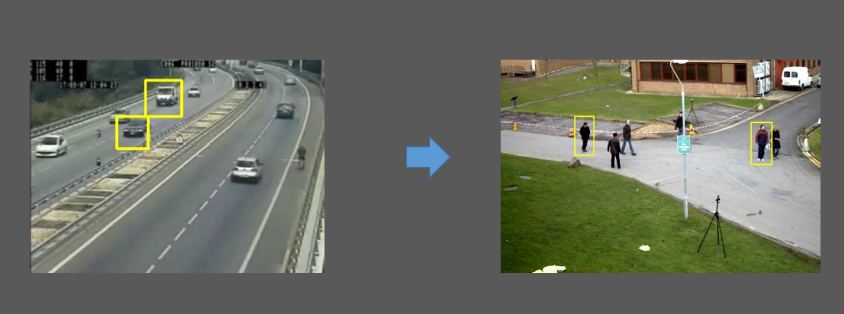
#> input picture Project3.png, 1688 x 627 px, given in place of walking.avi, which was not available (shown at 1/2 size)
$ jupyter execute 'Car & Pedestrian Detection.ipynb'   (text cells are left out)
#> lines starting #> are read from the running program, lines starting #| are printed output that depends on the picture; after the words box and inside, x2 and y2 are one past the last pixel; in counts of white or black regions, pixels touching at a corner belong together; pictures that were not available may be replaced by others from this repository, and a replacement may not be noted
[cell 1]
import sys
print(sys.executable)

[cell 2]
import cv2
import numpy as np

# Create our body classifier
body_classifier = cv2.CascadeClassifier('Haarcascades/haarcascade_fullbody.xml')

# Initiate video capture for video file
cap = cv2.VideoCapture('images/walking.avi')

# Loop once video is successfully loaded
while cap.isOpened():

    # Read first frame
    ret, frame = cap.read()
#> frame is the input picture: shape (627, 1688, 3); mean B, G, R 96.9, 107.7, 104.9
    frame = cv2.resize(frame, None,fx=0.5, fy=0.5, interpolation = cv2.INTER_LINEAR)
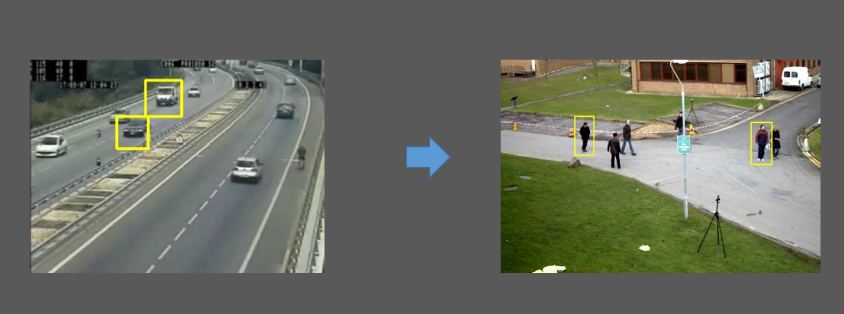
#> frame: shape (314, 844, 3); mean B, G, R 96.9, 107.8, 104.9

    gray = cv2.cvtColor(frame, cv2.COLOR_BGR2GRAY)
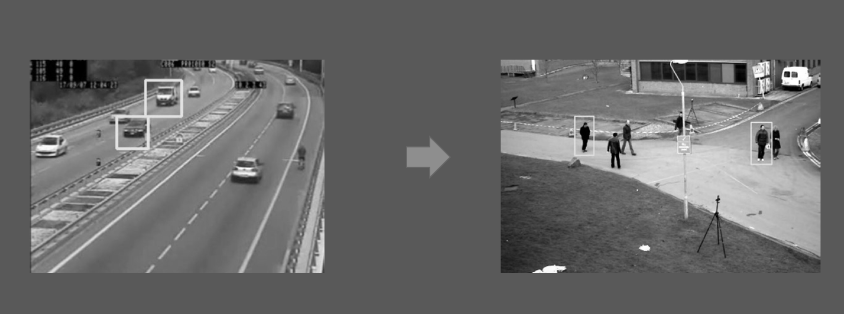
#> gray: shape (314, 844); min 0, max 255, mean 105.7
    # Pass frame to our body classifier
    bodies = body_classifier.detectMultiScale(gray, 1.2, 3)
#> bodies = [[600, 122, 28, 56]]

    # Extract bounding boxes for any bodies identified
    for (x,y,w,h) in bodies:
        cv2.rectangle(frame, (x, y), (x+w, y+h), (0, 255, 255), 2)
        cv2.imshow('Pedestrians', frame)
#> this loop made 1 pass
#> pass 1, `cv2.imshow('Pedestrians', frame)`:
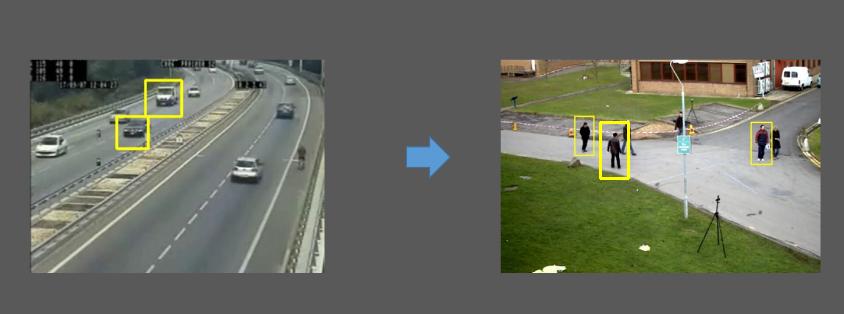
#> window 'Pedestrians': shape (314, 844, 3); mean B, G, R 96.7, 108, 105.1

    if cv2.waitKey(1) == 13: #13 is the Enter Key
#> (key Esc is pressed here)
        break

cap.release()
cv2.destroyAllWindows()

[cell 3]
import cv2
import time
import numpy as np

# Create our body classifier
car_classifier = cv2.CascadeClassifier('Haarcascades/haarcascade_car.xml')

# Initiate video capture for video file
cap = cv2.VideoCapture('images/cars.avi')


# Loop once video is successfully loaded
while cap.isOpened():

    time.sleep(.05)
    # Read first frame
    ret, frame = cap.read()
    gray = cv2.cvtColor(frame, cv2.COLOR_BGR2GRAY)
#> gray: shape (627, 1688)

    # Pass frame to our car classifier
    cars = car_classifier.detectMultiScale(gray, 1.4, 2)
#> cars = [[303, 175, 55, 55], [238, 235, 55, 55], [293, 158, 77, 77], [1283, 226, 77, 77]]

    # Extract bounding boxes for any bodies identified
    for (x,y,w,h) in cars:
        cv2.rectangle(frame, (x, y), (x+w, y+h), (0, 255, 255), 2)
        cv2.imshow('Cars', frame)
#> this loop made 4 passes
#> pass 2, `cv2.imshow('Cars', frame)`:
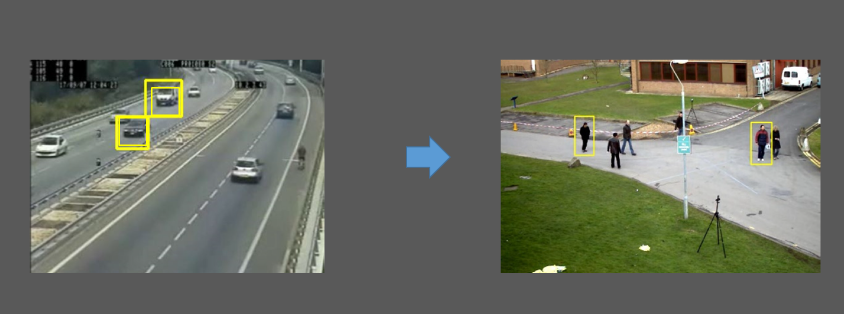
#> window 'Cars': shape (627, 1688, 3) (shown at 1/2 size); mean B, G, R 96.7, 107.9, 105
#> after the loop:
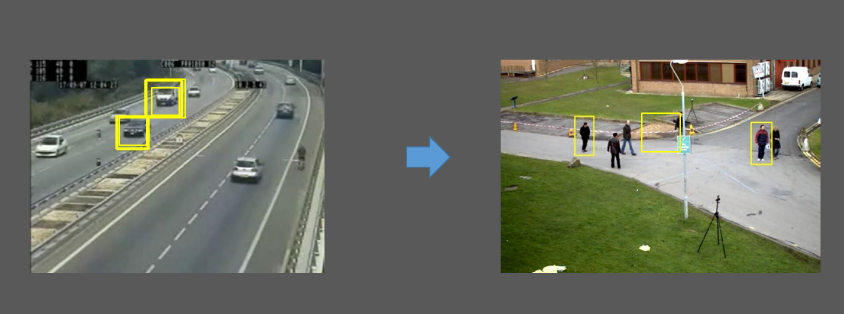
#> frame: shape (627, 1688, 3) (shown at 1/2 size); 0.3% of pixels changed, all inside (x1, y1, x2, y2) = (237, 157, 1362, 305)

    if cv2.waitKey(1) == 13: #13 is the Enter Key
#> (key Esc is pressed here)
        break

cap.release()
cv2.destroyAllWindows()
